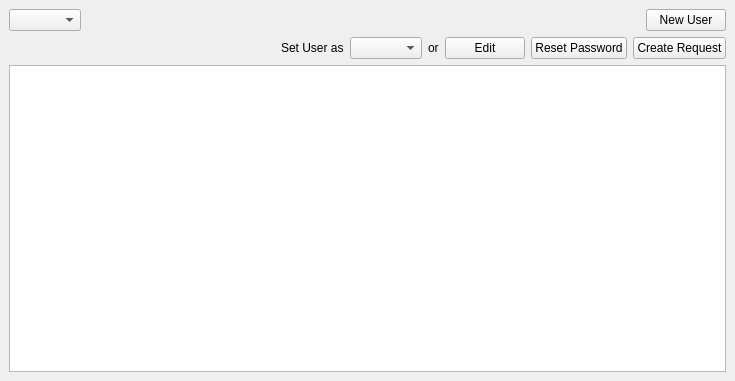
<?xml version="1.0" encoding="UTF-8"?>
<ui version="4.0">
 <class>UserListingWidget</class>
 <widget class="QWidget" name="UserListingWidget">
  <property name="geometry">
   <rect>
    <x>0</x>
    <y>0</y>
    <width>735</width>
    <height>381</height>
   </rect>
  </property>
  <property name="windowTitle">
   <string>Form</string>
  </property>
  <layout class="QVBoxLayout" name="verticalLayout_2">
   <property name="leftMargin">
    <number>0</number>
   </property>
   <property name="topMargin">
    <number>0</number>
   </property>
   <property name="rightMargin">
    <number>0</number>
   </property>
   <property name="bottomMargin">
    <number>0</number>
   </property>
   <item>
    <widget class="QStackedWidget" name="swUser">
     <widget class="QWidget" name="pgUserListing">
      <layout class="QVBoxLayout" name="verticalLayout_3">
       <item>
        <layout class="QHBoxLayout" name="horizontalLayout_2">
         <item>
          <widget class="QComboBox" name="cbxFilter"/>
         </item>
         <item>
          <spacer name="horizontalSpacer">
           <property name="orientation">
            <enum>Qt::Horizontal</enum>
           </property>
           <property name="sizeHint" stdset="0">
            <size>
             <width>40</width>
             <height>20</height>
            </size>
           </property>
          </spacer>
         </item>
         <item>
          <widget class="QPushButton" name="btnNew">
           <property name="text">
            <string>New User</string>
           </property>
          </widget>
         </item>
        </layout>
       </item>
       <item>
        <layout class="QHBoxLayout" name="horizontalLayout">
         <item>
          <spacer name="horizontalSpacer_2">
           <property name="orientation">
            <enum>Qt::Horizontal</enum>
           </property>
           <property name="sizeHint" stdset="0">
            <size>
             <width>40</width>
             <height>20</height>
            </size>
           </property>
          </spacer>
         </item>
         <item>
          <widget class="QLabel" name="label">
           <property name="text">
            <string>Set User as</string>
           </property>
          </widget>
         </item>
         <item>
          <widget class="QComboBox" name="cbxStatus"/>
         </item>
         <item>
          <widget class="QLabel" name="label_2">
           <property name="text">
            <string>or</string>
           </property>
          </widget>
         </item>
         <item>
          <widget class="QPushButton" name="btnEdit">
           <property name="text">
            <string>Edit</string>
           </property>
          </widget>
         </item>
         <item>
          <widget class="QPushButton" name="btnResetPassword">
           <property name="text">
            <string>Reset Password</string>
           </property>
          </widget>
         </item>
         <item>
          <widget class="QPushButton" name="btnCreateRequest">
           <property name="text">
            <string>Create Request</string>
           </property>
          </widget>
         </item>
        </layout>
       </item>
       <item>
        <widget class="QTableView" name="tableView"/>
       </item>
      </layout>
     </widget>
    </widget>
   </item>
  </layout>
 </widget>
 <resources/>
 <connections/>
</ui>
